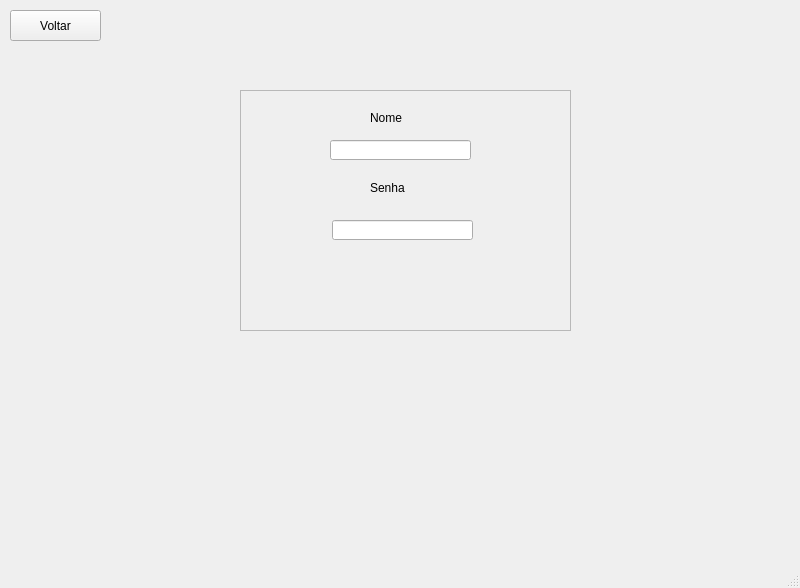
<?xml version="1.0" encoding="UTF-8"?>
<ui version="4.0">
 <class>MainWindow</class>
 <widget class="QMainWindow" name="MainWindow">
  <property name="geometry">
   <rect>
    <x>0</x>
    <y>0</y>
    <width>800</width>
    <height>588</height>
   </rect>
  </property>
  <property name="windowTitle">
   <string>MainWindow</string>
  </property>
  <widget class="QWidget" name="centralwidget">
   <widget class="QFrame" name="frame">
    <property name="geometry">
     <rect>
      <x>240</x>
      <y>90</y>
      <width>331</width>
      <height>241</height>
     </rect>
    </property>
    <property name="frameShape">
     <enum>QFrame::StyledPanel</enum>
    </property>
    <property name="frameShadow">
     <enum>QFrame::Raised</enum>
    </property>
    <widget class="QLineEdit" name="lineEdit">
     <property name="geometry">
      <rect>
       <x>90</x>
       <y>50</y>
       <width>141</width>
       <height>20</height>
      </rect>
     </property>
    </widget>
    <widget class="QLabel" name="label">
     <property name="geometry">
      <rect>
       <x>130</x>
       <y>20</y>
       <width>61</width>
       <height>16</height>
      </rect>
     </property>
     <property name="styleSheet">
      <string notr="true">font: 12pt &quot;Arial&quot;;</string>
     </property>
     <property name="text">
      <string>Nome</string>
     </property>
    </widget>
    <widget class="QLineEdit" name="lineEdit_2">
     <property name="geometry">
      <rect>
       <x>92</x>
       <y>130</y>
       <width>141</width>
       <height>20</height>
      </rect>
     </property>
    </widget>
    <widget class="QLabel" name="label_2">
     <property name="geometry">
      <rect>
       <x>130</x>
       <y>90</y>
       <width>61</width>
       <height>16</height>
      </rect>
     </property>
     <property name="styleSheet">
      <string notr="true">font: 12pt &quot;Arial&quot;;</string>
     </property>
     <property name="text">
      <string>Senha</string>
     </property>
    </widget>
   </widget>
   <widget class="QPushButton" name="pushButton">
    <property name="geometry">
     <rect>
      <x>10</x>
      <y>10</y>
      <width>91</width>
      <height>31</height>
     </rect>
    </property>
    <property name="styleSheet">
     <string notr="true">font: 12pt &quot;MS Shell Dlg 2&quot;;</string>
    </property>
    <property name="text">
     <string>Voltar</string>
    </property>
   </widget>
  </widget>
  <widget class="QMenuBar" name="menubar">
   <property name="geometry">
    <rect>
     <x>0</x>
     <y>0</y>
     <width>800</width>
     <height>21</height>
    </rect>
   </property>
  </widget>
  <widget class="QStatusBar" name="statusbar"/>
 </widget>
 <resources/>
 <connections/>
</ui>
